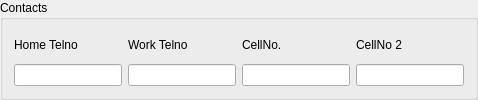
                      <widget class="QGroupBox" name="grpGContacts">
                       <property name="sizePolicy">
                        <sizepolicy hsizetype="Expanding" vsizetype="Preferred">
                         <horstretch>0</horstretch>
                         <verstretch>0</verstretch>
                        </sizepolicy>
                       </property>
                       <property name="title">
                        <string>Contacts</string>
                       </property>
                       <layout class="QGridLayout" name="gridLayout_16">
                        <item row="0" column="0">
                         <widget class="QLabel" name="label_87">
                          <property name="text">
                           <string>Home Telno</string>
                          </property>
                         </widget>
                        </item>
                        <item row="0" column="1">
                         <widget class="QLabel" name="label_88">
                          <property name="text">
                           <string>Work Telno</string>
                          </property>
                         </widget>
                        </item>
                        <item row="0" column="2">
                         <widget class="QLabel" name="label_89">
                          <property name="text">
                           <string>CellNo.</string>
                          </property>
                         </widget>
                        </item>
                        <item row="0" column="3">
                         <widget class="QLabel" name="label_90">
                          <property name="text">
                           <string>CellNo 2</string>
                          </property>
                         </widget>
                        </item>
                        <item row="1" column="0">
                         <widget class="QLineEdit" name="lineGHomeTel">
                          <property name="enabled">
                           <bool>true</bool>
                          </property>
                         </widget>
                        </item>
                        <item row="1" column="1">
                         <widget class="QLineEdit" name="lineGWorkTel">
                          <property name="enabled">
                           <bool>true</bool>
                          </property>
                         </widget>
                        </item>
                        <item row="1" column="2">
                         <widget class="QLineEdit" name="lineGCellNo1">
                          <property name="enabled">
                           <bool>true</bool>
                          </property>
                         </widget>
                        </item>
                        <item row="1" column="3">
                         <widget class="QLineEdit" name="lineGCellNo2">
                          <property name="enabled">
                           <bool>true</bool>
                          </property>
                         </widget>
                        </item>
                       </layout>
                      </widget>
